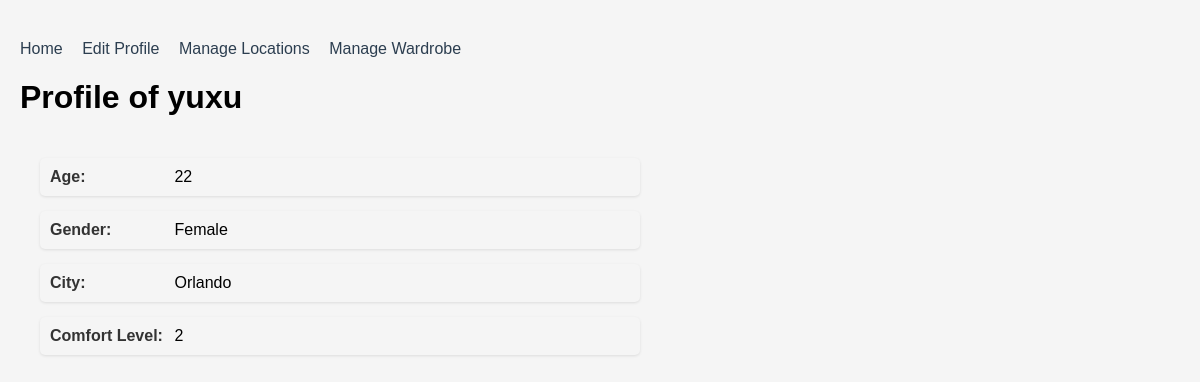
The app's page /profile (signed in), older data.
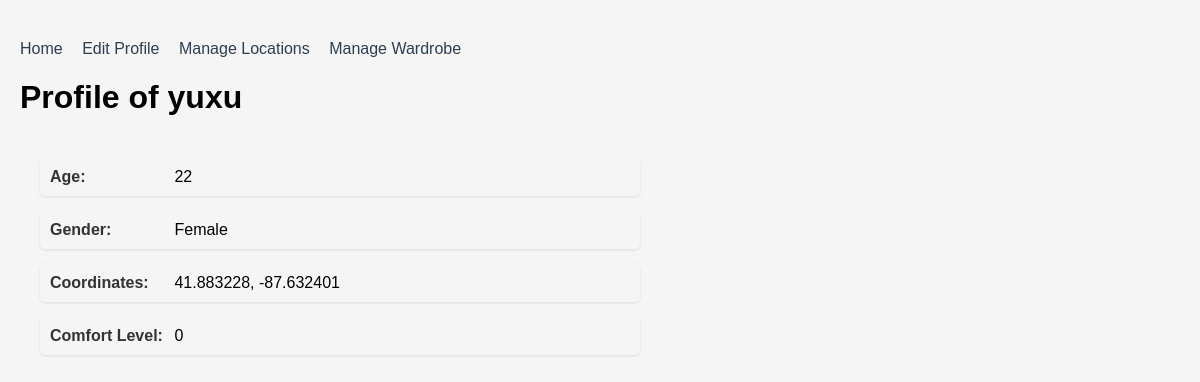
The same page, newer data.
### models.py (models this page shows, shortened)
class Profile(db.Model):
    id = db.Column(db.Integer, primary_key = True) # set profile id to be primary key
    age = db.Column(db.Integer, nullable = False)
    gender = db.Column(db.String(20), nullable = False)
    location_zip = db.Column(db.String(10), nullable=True)
    location_city = db.Column(db.String(100), nullable=True)
    location_latitude = db.Column(db.String, nullable=True)
    location_longitude = db.Column(db.String, nullable=True)
    comfort_level = db.Column(db.Integer, nullable = False)
    user_id = db.Column(db.Integer, db.ForeignKey('user.id'), nullable = False)

### main.py (the view)
@app.route('/profile', methods = ['GET', 'POST'])
@login_required
def profile():
        return render_template('profile.html', profile = current_user.profile)

### main.py (called while the page is built)
@app.before_request
def setup():
        db.create_all()
        populate_sample_data()

@login_manager.user_loader
def load_user(user_id):
    return User.query.get(int(user_id))

### templates/profile.html (shortened to what this page needs)
<!DOCTYPE html>
<html lang="en">
<head>
    <link rel="stylesheet" type="text/css" href="static/styles.css">
</head>
<body>
    <div class="nav-links">
        <a href="{{ url_for('home') }}">Home</a>
        <a href="{{ url_for('edit_profile') }}">Edit Profile</a>
        <a href="{{ url_for('manage_locations') }}">Manage Locations</a>
        <a href="{{ url_for('manage_wardrobe') }}">Manage Wardrobe</a>
    </div>
    <h1>Profile of {{ current_user.username }}</h1>
    <div class="profile-items">
        <div class="profile-item">
            <strong>Age:</strong> {{ profile.age }}
        </div>
        <div class="profile-item">
            <strong>Gender:</strong> {{ profile.gender }}
        </div>
        {% if profile.location_city %}
        <div class="profile-item">
            <strong>City:</strong> {{ profile.location_city }}
        </div>
        {% endif %}
        {% if profile.location_latitude and profile.location_longitude %}
        <div class="profile-item">
            <strong>Coordinates:</strong> {{ profile.location_latitude }}, {{ profile.location_longitude }}
        </div>
        {% endif %}
        <div class="profile-item">
            <strong>Comfort Level:</strong> {{ profile.comfort_level }}
        </div>
    </div>
</body>
</html>

Row changes from the older to the newer data that the page shows:
changed Profile "Female": location_latitude (not shown) → "41.883228"; location_longitude (not shown) → "-87.632401"; comfort_level "2" → "0"; location_city "Orlando" → (not shown)
Text that changed along with them:
text no longer shown: "City:"
text now shown: "Coordinates: ,"
